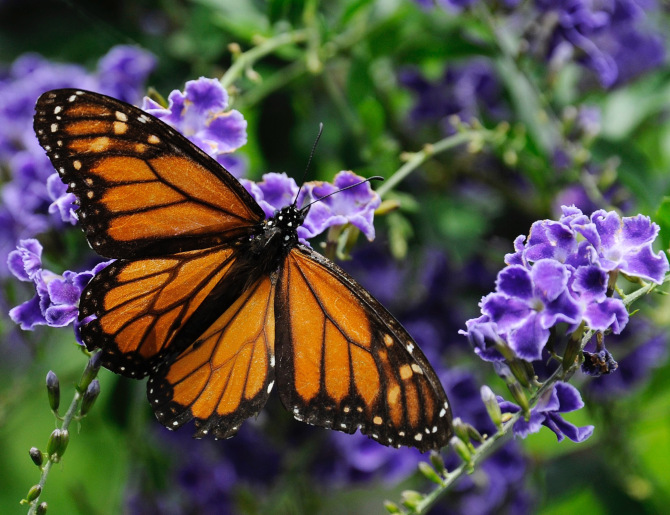
#> input picture data set/data 1/data 1/039.jpg, 670 x 515 px, found by its file name
$ python reshape.py   (older library calls are emulated)
#> lines starting #> are read from the running program, lines starting #| are printed output that depends on the picture
from PIL import Image
from scipy.misc import imfilter, imread, imsave
import numpy as np

img = np.asarray(Image.open('039.jpg').resize((512,512), Image.ANTIALIAS))
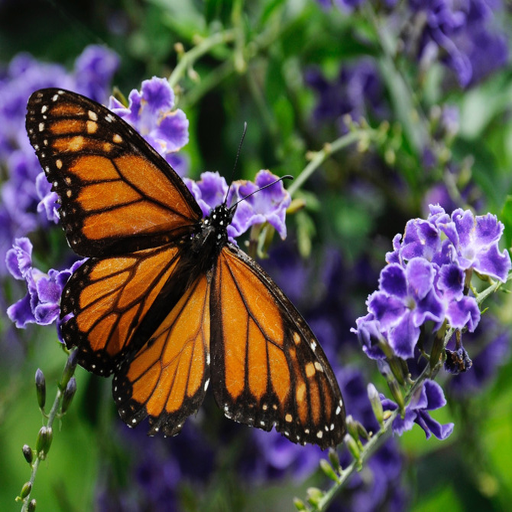
#> img: shape (512, 512, 3); mean R, G, B 83.9, 80.5, 70.2

imsave('039.png',img)

$ run again, with data set/data 1/data 1/001.jpg copied over data set/data 1/data 1/039.jpg
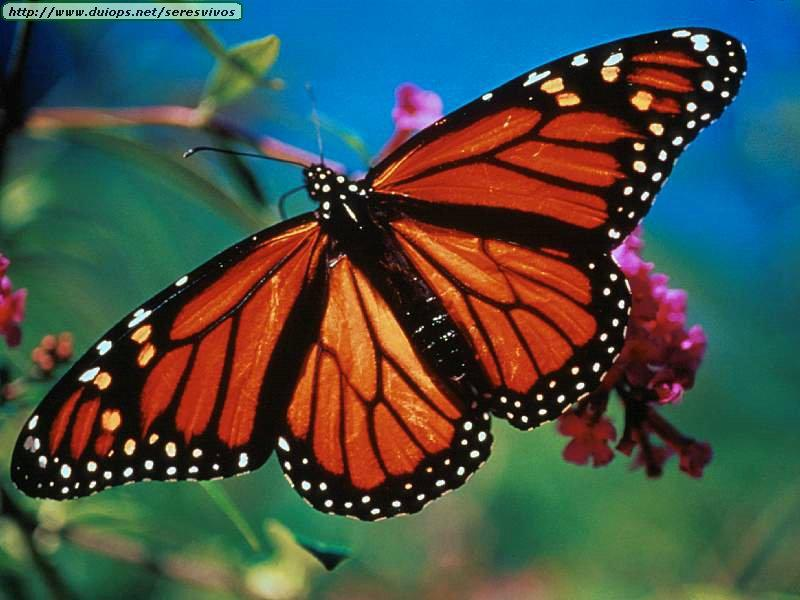
#> input picture data set/data 1/data 1/001.jpg, 800 x 600 px, found by its file name
#> `img = np.asarray(Image.open('039.jpg').resize((512,512), Image.ANTIALI..`:
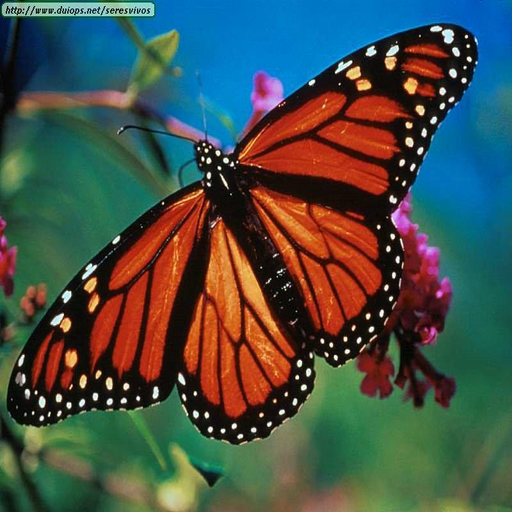
#> img: shape (512, 512, 3); mean R, G, B 69.4, 80.1, 72.5

$ run again, with data set/data 1/data 1/002.jpg copied over data set/data 1/data 1/039.jpg
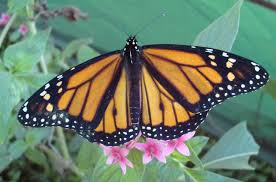
#> input picture data set/data 1/data 1/002.jpg, 276 x 182 px, found by its file name
#> `img = np.asarray(Image.open('039.jpg').resize((512,512), Image.ANTIALI..`:
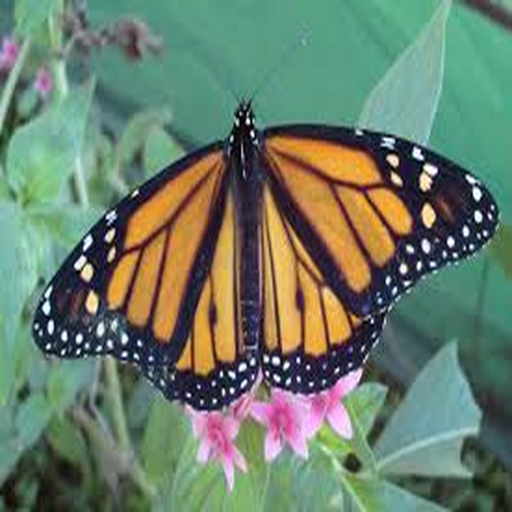
#> img: shape (512, 512, 3); mean R, G, B 106.7, 125.5, 106.8

$ run again, with data set/data 1/data 1/003.jpg copied over data set/data 1/data 1/039.jpg
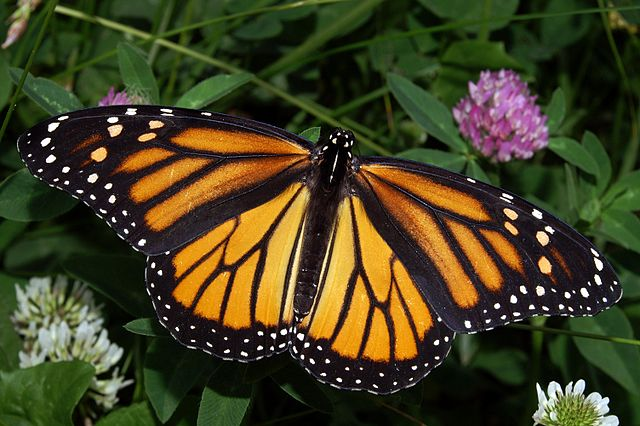
#> input picture data set/data 1/data 1/003.jpg, 640 x 426 px, found by its file name
#> `img = np.asarray(Image.open('039.jpg').resize((512,512), Image.ANTIALI..`:
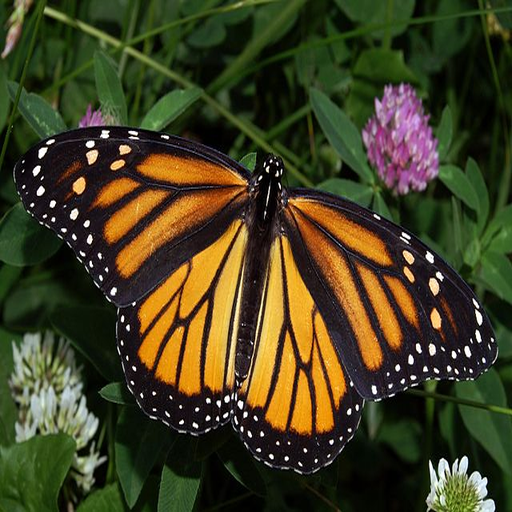
#> img: shape (512, 512, 3); mean R, G, B 66.7, 63.3, 33.1
